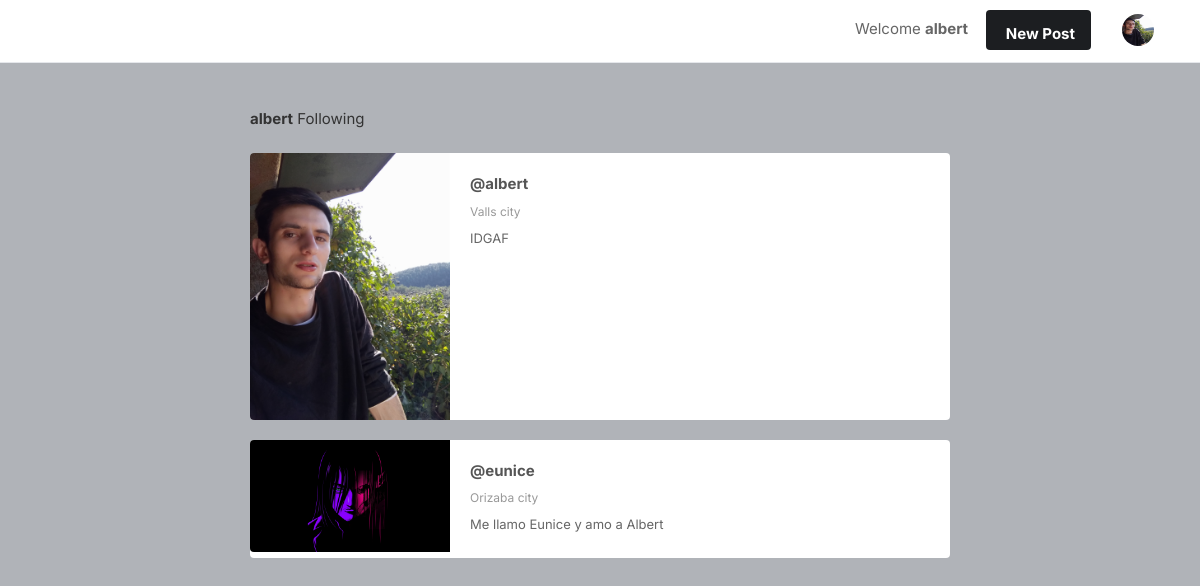
/following/albert (signed in), run on an earlier commit of the app's database.
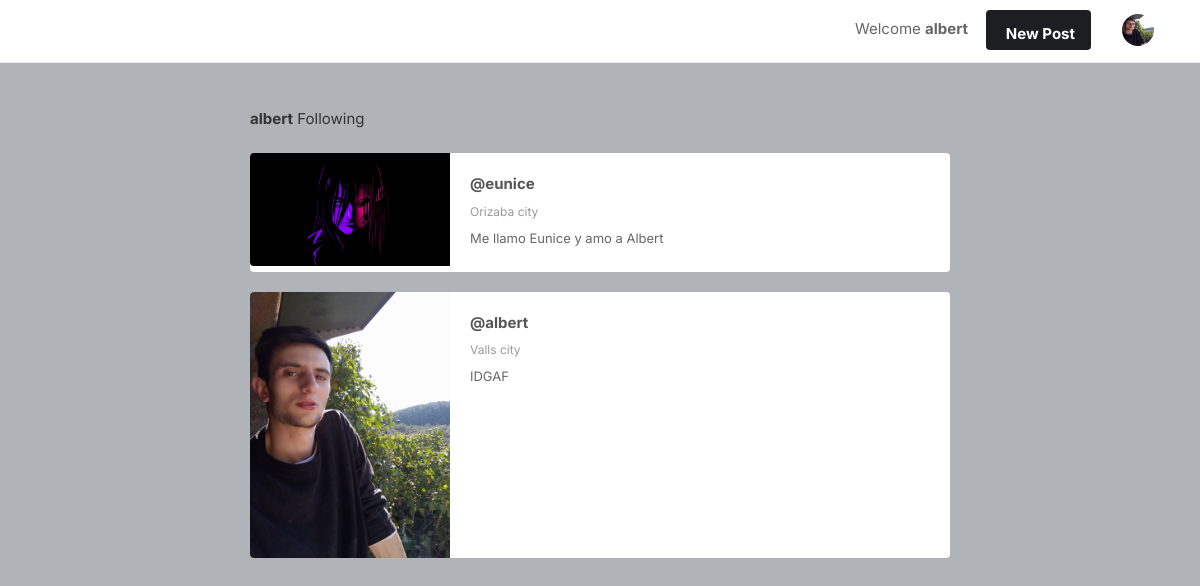
And on a later commit of the database.
### core/models.py (models this page shows, shortened)
class Profile(models.Model):
    user = models.ForeignKey(User, on_delete=models.CASCADE)
    id_user = models.IntegerField()
    email = models.EmailField(max_length=50, blank=True)
    first_name = models.CharField(max_length=20, blank=True)
    last_name = models.CharField(max_length=20, blank=True)
    bio = models.TextField(blank=True)
    porfile_img = models.ImageField(upload_to='profile_images', default='blank-profile-picture.jpg')
    background = models.ImageField(upload_to='background_images', default='timeline-1.jpg')
    location = models.CharField(max_length=100, blank=True)
    private = models.BooleanField(default=False)

### core/views.py (the view)
# urls.py: path('following/<str:pk>', following, name='following'),
@login_required(login_url='signin')
def following(request, pk):
    user_object = User.objects.get(username=request.user.username)
    user_profile = Profile.objects.get(user=user_object)
    follower_list = FollowersCount.objects.filter(follower=pk).values_list('user', flat=True)
    user_following = pk
    profile_followers = []
    for follower in follower_list:
        follower_user = User.objects.get(username=follower)
        follower_profile = Profile.objects.get(user = follower_user)
        profile_followers.append(follower_profile)
    return render(request, 'following.html', {'profile_followers':profile_followers, 'user_profile': user_profile, 'user_following':user_following})

### templates/following.html (shortened to what this page needs)
{% load static %}
<!DOCTYPE html>
<html lang="en">
<head>
    <link rel="stylesheet" href="{% static 'assets/css/icons.css' %}">
    <link rel="stylesheet" href="{% static 'assets/css/uikit.css' %}">
    <link rel="stylesheet" href="{% static 'assets/css/style.css' %}">
    <link rel="stylesheet" href="{% static 'assets/css/tailwind.css' %}">
    <link rel="stylesheet" href="https://cdnjs.cloudflare.com/ajax/libs/font-awesome/4.7.0/css/font-awesome.min.css">
</head>
<body>
            <form action="search" method="POST">
            <header style="margin-top: -23px;">
                <div class="header_inner">
                    <div class="right-side lg:pr-4">
                        <a>
                            Welcome <b name="" class="">{{user.username}}&nbsp; &nbsp; &nbsp;</b>
                        </a>
                        <a href="#"
                            class="bg-pink-500 flex font-bold hidden hover:bg-pink-600 hover:text-white inline-block items-center lg:block max-h-10 mr-4 px-4 py-2 rounded shado text-white">
                              New Post
                        </a>
                        <a href="#">
                            <img src="{{user_profile.porfile_img.url}}" class="header-avatar" alt="">
                        </a>
                    </div>
                </div>
            </header>
            </form>
            <div style="margin-left: 250px; margin-right: 250px;">
                <div class="container">
                <div class="row ng-scope">
                    <div class="col-md-3 col-md-push-9">
                        <h4><span class="fw-semi-bold"><b>{{user_following}}</b></span> Following</h4>
                        <br>
                    </div>
                    <div class="col-md-9 col-md-pull-3">
                        {% for follower in profile_followers %}
                        <section class="search-result-item">
                            <a class="image-link" href="/profiles/{{follower.user}}"><img class="image" src="{{follower.porfile_img.url}}">
                            </a>
                            <div class="search-result-item-body">
                                <div class="row">
                                    <div class="col-sm-9">
                                        <h4 class="search-result-item-heading"><a href="/profiles/{{follower.user}}"><b>@{{follower.user}}</b></a></h4>
                                        <p class="info">{{follower.location}}</p>
                                        <p class="description">{{follower.bio}}</p>
                                    </div>
                                </div>
                            </div>
                        </section>
                        {% endfor %}
                    </div>
                </div>
                </div>
            </div>
</body>
</html>

What changed in the data, as far as the page shows it:
changed Profile "Me llamo Eunice y amo a Albert": moves up the list
